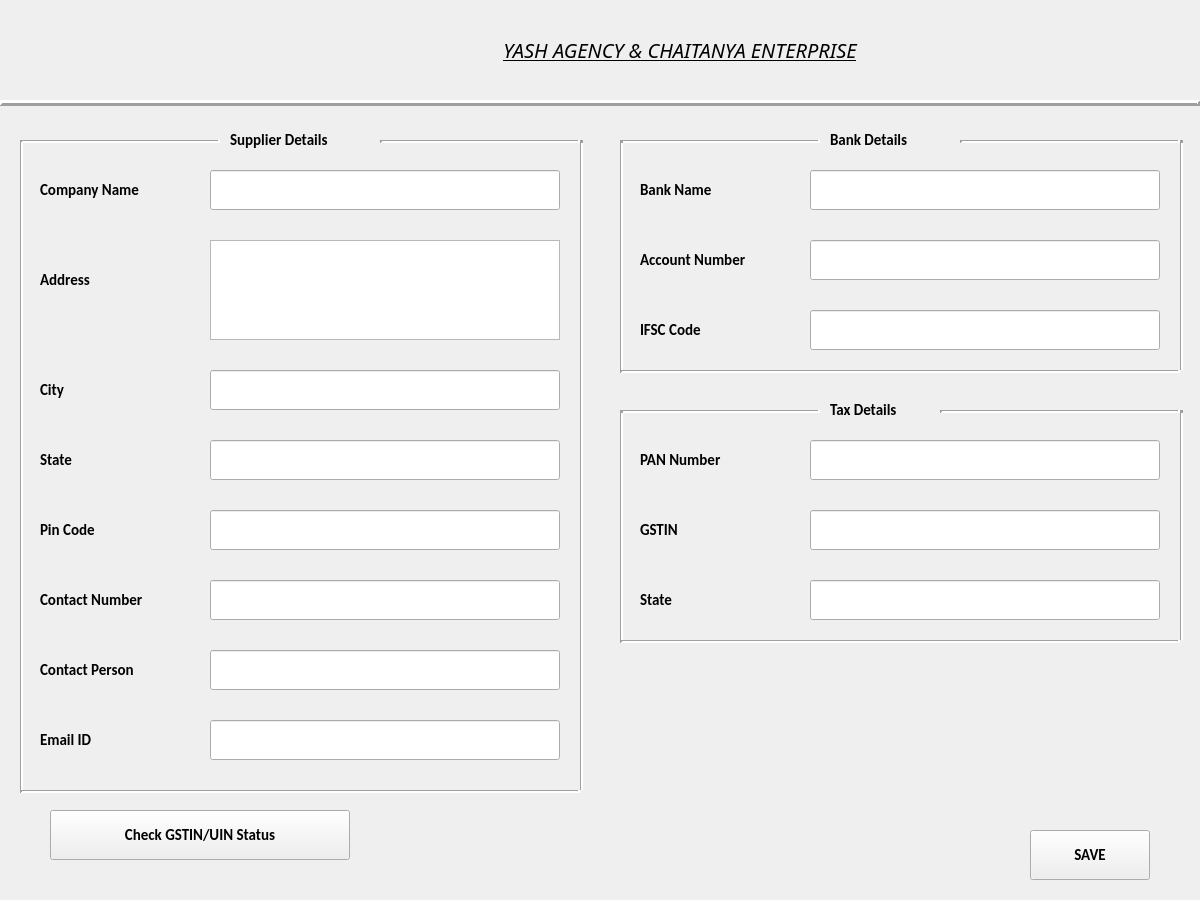
<?xml version="1.0" encoding="UTF-8"?>
<ui version="4.0">
 <class>Form</class>
 <widget class="QWidget" name="Form">
  <property name="geometry">
   <rect>
    <x>0</x>
    <y>0</y>
    <width>1200</width>
    <height>900</height>
   </rect>
  </property>
  <property name="windowTitle">
   <string>Add Supplier</string>
  </property>
  <widget class="Line" name="line">
   <property name="geometry">
    <rect>
     <x>20</x>
     <y>140</y>
     <width>3</width>
     <height>650</height>
    </rect>
   </property>
   <property name="lineWidth">
    <number>3</number>
   </property>
   <property name="orientation">
    <enum>Qt::Vertical</enum>
   </property>
  </widget>
  <widget class="QLineEdit" name="state">
   <property name="geometry">
    <rect>
     <x>210</x>
     <y>440</y>
     <width>350</width>
     <height>40</height>
    </rect>
   </property>
  </widget>
  <widget class="Line" name="line_3">
   <property name="geometry">
    <rect>
     <x>580</x>
     <y>140</y>
     <width>3</width>
     <height>650</height>
    </rect>
   </property>
   <property name="lineWidth">
    <number>3</number>
   </property>
   <property name="orientation">
    <enum>Qt::Vertical</enum>
   </property>
  </widget>
  <widget class="Line" name="line_5">
   <property name="geometry">
    <rect>
     <x>20</x>
     <y>790</y>
     <width>560</width>
     <height>3</height>
    </rect>
   </property>
   <property name="lineWidth">
    <number>3</number>
   </property>
   <property name="orientation">
    <enum>Qt::Horizontal</enum>
   </property>
  </widget>
  <widget class="QLabel" name="label_3">
   <property name="geometry">
    <rect>
     <x>40</x>
     <y>170</y>
     <width>180</width>
     <height>40</height>
    </rect>
   </property>
   <property name="font">
    <font>
     <family>Calibri</family>
     <pointsize>11</pointsize>
     <weight>75</weight>
     <bold>true</bold>
    </font>
   </property>
   <property name="text">
    <string>Company Name</string>
   </property>
  </widget>
  <widget class="QLineEdit" name="companyName">
   <property name="geometry">
    <rect>
     <x>210</x>
     <y>170</y>
     <width>350</width>
     <height>40</height>
    </rect>
   </property>
  </widget>
  <widget class="QLineEdit" name="email">
   <property name="geometry">
    <rect>
     <x>210</x>
     <y>720</y>
     <width>350</width>
     <height>40</height>
    </rect>
   </property>
  </widget>
  <widget class="QLabel" name="label_7">
   <property name="geometry">
    <rect>
     <x>40</x>
     <y>370</y>
     <width>180</width>
     <height>40</height>
    </rect>
   </property>
   <property name="font">
    <font>
     <family>Calibri</family>
     <pointsize>11</pointsize>
     <weight>75</weight>
     <bold>true</bold>
    </font>
   </property>
   <property name="text">
    <string>City</string>
   </property>
  </widget>
  <widget class="QLabel" name="label">
   <property name="geometry">
    <rect>
     <x>230</x>
     <y>120</y>
     <width>150</width>
     <height>40</height>
    </rect>
   </property>
   <property name="font">
    <font>
     <family>Calibri</family>
     <pointsize>11</pointsize>
     <weight>75</weight>
     <bold>true</bold>
    </font>
   </property>
   <property name="text">
    <string>Supplier Details</string>
   </property>
  </widget>
  <widget class="QLabel" name="label_10">
   <property name="geometry">
    <rect>
     <x>40</x>
     <y>720</y>
     <width>180</width>
     <height>40</height>
    </rect>
   </property>
   <property name="font">
    <font>
     <family>Calibri</family>
     <pointsize>11</pointsize>
     <weight>75</weight>
     <bold>true</bold>
    </font>
   </property>
   <property name="text">
    <string>Email ID</string>
   </property>
  </widget>
  <widget class="QLabel" name="label_2">
   <property name="geometry">
    <rect>
     <x>250</x>
     <y>10</y>
     <width>860</width>
     <height>80</height>
    </rect>
   </property>
   <property name="font">
    <font>
     <family>News701 BT</family>
     <pointsize>15</pointsize>
     <weight>50</weight>
     <italic>true</italic>
     <bold>false</bold>
     <underline>true</underline>
    </font>
   </property>
   <property name="text">
    <string>YASH AGENCY &amp; CHAITANYA ENTERPRISE</string>
   </property>
   <property name="scaledContents">
    <bool>true</bool>
   </property>
   <property name="alignment">
    <set>Qt::AlignCenter</set>
   </property>
   <property name="wordWrap">
    <bool>false</bool>
   </property>
  </widget>
  <widget class="QLineEdit" name="city">
   <property name="geometry">
    <rect>
     <x>210</x>
     <y>370</y>
     <width>350</width>
     <height>40</height>
    </rect>
   </property>
  </widget>
  <widget class="QLabel" name="label_8">
   <property name="geometry">
    <rect>
     <x>40</x>
     <y>260</y>
     <width>180</width>
     <height>40</height>
    </rect>
   </property>
   <property name="font">
    <font>
     <family>Calibri</family>
     <pointsize>11</pointsize>
     <weight>75</weight>
     <bold>true</bold>
    </font>
   </property>
   <property name="text">
    <string>Address</string>
   </property>
  </widget>
  <widget class="QLineEdit" name="pin">
   <property name="geometry">
    <rect>
     <x>210</x>
     <y>510</y>
     <width>350</width>
     <height>40</height>
    </rect>
   </property>
  </widget>
  <widget class="QLabel" name="label_5">
   <property name="geometry">
    <rect>
     <x>40</x>
     <y>580</y>
     <width>180</width>
     <height>40</height>
    </rect>
   </property>
   <property name="font">
    <font>
     <family>Calibri</family>
     <pointsize>11</pointsize>
     <weight>75</weight>
     <bold>true</bold>
    </font>
   </property>
   <property name="text">
    <string>Contact Number</string>
   </property>
  </widget>
  <widget class="QPushButton" name="saveButton">
   <property name="geometry">
    <rect>
     <x>1030</x>
     <y>830</y>
     <width>120</width>
     <height>50</height>
    </rect>
   </property>
   <property name="font">
    <font>
     <family>Calibri</family>
     <pointsize>11</pointsize>
     <weight>75</weight>
     <bold>true</bold>
    </font>
   </property>
   <property name="text">
    <string>SAVE</string>
   </property>
  </widget>
  <widget class="QLabel" name="label_9">
   <property name="geometry">
    <rect>
     <x>40</x>
     <y>650</y>
     <width>180</width>
     <height>40</height>
    </rect>
   </property>
   <property name="font">
    <font>
     <family>Calibri</family>
     <pointsize>11</pointsize>
     <weight>75</weight>
     <bold>true</bold>
    </font>
   </property>
   <property name="text">
    <string>Contact Person</string>
   </property>
  </widget>
  <widget class="QLabel" name="label_4">
   <property name="geometry">
    <rect>
     <x>40</x>
     <y>510</y>
     <width>180</width>
     <height>40</height>
    </rect>
   </property>
   <property name="font">
    <font>
     <family>Calibri</family>
     <pointsize>11</pointsize>
     <weight>75</weight>
     <bold>true</bold>
    </font>
   </property>
   <property name="text">
    <string>Pin Code</string>
   </property>
  </widget>
  <widget class="Line" name="line_4">
   <property name="geometry">
    <rect>
     <x>20</x>
     <y>140</y>
     <width>200</width>
     <height>3</height>
    </rect>
   </property>
   <property name="lineWidth">
    <number>3</number>
   </property>
   <property name="orientation">
    <enum>Qt::Horizontal</enum>
   </property>
  </widget>
  <widget class="QLineEdit" name="contactNo">
   <property name="geometry">
    <rect>
     <x>210</x>
     <y>580</y>
     <width>350</width>
     <height>40</height>
    </rect>
   </property>
  </widget>
  <widget class="Line" name="line_2">
   <property name="geometry">
    <rect>
     <x>0</x>
     <y>95</y>
     <width>1200</width>
     <height>16</height>
    </rect>
   </property>
   <property name="frameShadow">
    <enum>QFrame::Raised</enum>
   </property>
   <property name="lineWidth">
    <number>3</number>
   </property>
   <property name="orientation">
    <enum>Qt::Horizontal</enum>
   </property>
  </widget>
  <widget class="Line" name="line_8">
   <property name="geometry">
    <rect>
     <x>380</x>
     <y>140</y>
     <width>200</width>
     <height>3</height>
    </rect>
   </property>
   <property name="lineWidth">
    <number>3</number>
   </property>
   <property name="orientation">
    <enum>Qt::Horizontal</enum>
   </property>
  </widget>
  <widget class="QTextEdit" name="address">
   <property name="geometry">
    <rect>
     <x>210</x>
     <y>240</y>
     <width>350</width>
     <height>100</height>
    </rect>
   </property>
  </widget>
  <widget class="QLabel" name="Y_2">
   <property name="geometry">
    <rect>
     <x>0</x>
     <y>0</y>
     <width>180</width>
     <height>100</height>
    </rect>
   </property>
   <property name="text">
    <string/>
   </property>
   <property name="pixmap">
    <pixmap>../Images/yash_logo.jpeg</pixmap>
   </property>
   <property name="scaledContents">
    <bool>true</bool>
   </property>
  </widget>
  <widget class="QLineEdit" name="contactPerson">
   <property name="geometry">
    <rect>
     <x>210</x>
     <y>650</y>
     <width>350</width>
     <height>40</height>
    </rect>
   </property>
  </widget>
  <widget class="QPushButton" name="linkButton">
   <property name="geometry">
    <rect>
     <x>50</x>
     <y>810</y>
     <width>300</width>
     <height>50</height>
    </rect>
   </property>
   <property name="font">
    <font>
     <family>Calibri</family>
     <pointsize>11</pointsize>
     <weight>75</weight>
     <bold>true</bold>
    </font>
   </property>
   <property name="text">
    <string>Check GSTIN/UIN Status</string>
   </property>
  </widget>
  <widget class="QLabel" name="label_6">
   <property name="geometry">
    <rect>
     <x>40</x>
     <y>440</y>
     <width>180</width>
     <height>40</height>
    </rect>
   </property>
   <property name="font">
    <font>
     <family>Calibri</family>
     <pointsize>11</pointsize>
     <weight>75</weight>
     <bold>true</bold>
    </font>
   </property>
   <property name="text">
    <string>State</string>
   </property>
  </widget>
  <widget class="QLabel" name="label_11">
   <property name="geometry">
    <rect>
     <x>830</x>
     <y>120</y>
     <width>150</width>
     <height>40</height>
    </rect>
   </property>
   <property name="font">
    <font>
     <family>Calibri</family>
     <pointsize>11</pointsize>
     <weight>75</weight>
     <bold>true</bold>
    </font>
   </property>
   <property name="text">
    <string>Bank Details</string>
   </property>
  </widget>
  <widget class="Line" name="line_9">
   <property name="geometry">
    <rect>
     <x>960</x>
     <y>140</y>
     <width>220</width>
     <height>3</height>
    </rect>
   </property>
   <property name="lineWidth">
    <number>3</number>
   </property>
   <property name="orientation">
    <enum>Qt::Horizontal</enum>
   </property>
  </widget>
  <widget class="Line" name="line_6">
   <property name="geometry">
    <rect>
     <x>620</x>
     <y>140</y>
     <width>200</width>
     <height>3</height>
    </rect>
   </property>
   <property name="lineWidth">
    <number>3</number>
   </property>
   <property name="orientation">
    <enum>Qt::Horizontal</enum>
   </property>
  </widget>
  <widget class="Line" name="line_7">
   <property name="geometry">
    <rect>
     <x>620</x>
     <y>140</y>
     <width>3</width>
     <height>230</height>
    </rect>
   </property>
   <property name="lineWidth">
    <number>3</number>
   </property>
   <property name="orientation">
    <enum>Qt::Vertical</enum>
   </property>
  </widget>
  <widget class="Line" name="line_10">
   <property name="geometry">
    <rect>
     <x>1180</x>
     <y>140</y>
     <width>3</width>
     <height>230</height>
    </rect>
   </property>
   <property name="lineWidth">
    <number>3</number>
   </property>
   <property name="orientation">
    <enum>Qt::Vertical</enum>
   </property>
  </widget>
  <widget class="Line" name="line_11">
   <property name="geometry">
    <rect>
     <x>620</x>
     <y>370</y>
     <width>560</width>
     <height>3</height>
    </rect>
   </property>
   <property name="lineWidth">
    <number>3</number>
   </property>
   <property name="orientation">
    <enum>Qt::Horizontal</enum>
   </property>
  </widget>
  <widget class="QLineEdit" name="bankName">
   <property name="geometry">
    <rect>
     <x>810</x>
     <y>170</y>
     <width>350</width>
     <height>40</height>
    </rect>
   </property>
  </widget>
  <widget class="QLineEdit" name="accountNo">
   <property name="geometry">
    <rect>
     <x>810</x>
     <y>240</y>
     <width>350</width>
     <height>40</height>
    </rect>
   </property>
  </widget>
  <widget class="QLineEdit" name="ifsc">
   <property name="geometry">
    <rect>
     <x>810</x>
     <y>310</y>
     <width>350</width>
     <height>40</height>
    </rect>
   </property>
  </widget>
  <widget class="QLabel" name="label_12">
   <property name="geometry">
    <rect>
     <x>640</x>
     <y>240</y>
     <width>180</width>
     <height>40</height>
    </rect>
   </property>
   <property name="font">
    <font>
     <family>Calibri</family>
     <pointsize>11</pointsize>
     <weight>75</weight>
     <bold>true</bold>
    </font>
   </property>
   <property name="text">
    <string>Account Number</string>
   </property>
  </widget>
  <widget class="QLabel" name="label_13">
   <property name="geometry">
    <rect>
     <x>640</x>
     <y>170</y>
     <width>180</width>
     <height>40</height>
    </rect>
   </property>
   <property name="font">
    <font>
     <family>Calibri</family>
     <pointsize>11</pointsize>
     <weight>75</weight>
     <bold>true</bold>
    </font>
   </property>
   <property name="text">
    <string>Bank Name</string>
   </property>
  </widget>
  <widget class="QLabel" name="label_14">
   <property name="geometry">
    <rect>
     <x>640</x>
     <y>310</y>
     <width>180</width>
     <height>40</height>
    </rect>
   </property>
   <property name="font">
    <font>
     <family>Calibri</family>
     <pointsize>11</pointsize>
     <weight>75</weight>
     <bold>true</bold>
    </font>
   </property>
   <property name="text">
    <string>IFSC Code</string>
   </property>
  </widget>
  <widget class="QLabel" name="label_15">
   <property name="geometry">
    <rect>
     <x>640</x>
     <y>510</y>
     <width>180</width>
     <height>40</height>
    </rect>
   </property>
   <property name="font">
    <font>
     <family>Calibri</family>
     <pointsize>11</pointsize>
     <weight>75</weight>
     <bold>true</bold>
    </font>
   </property>
   <property name="text">
    <string>GSTIN</string>
   </property>
  </widget>
  <widget class="QLineEdit" name="panNo">
   <property name="geometry">
    <rect>
     <x>810</x>
     <y>440</y>
     <width>350</width>
     <height>40</height>
    </rect>
   </property>
  </widget>
  <widget class="QLabel" name="label_16">
   <property name="geometry">
    <rect>
     <x>640</x>
     <y>580</y>
     <width>180</width>
     <height>40</height>
    </rect>
   </property>
   <property name="font">
    <font>
     <family>Calibri</family>
     <pointsize>11</pointsize>
     <weight>75</weight>
     <bold>true</bold>
    </font>
   </property>
   <property name="text">
    <string>State</string>
   </property>
  </widget>
  <widget class="Line" name="line_12">
   <property name="geometry">
    <rect>
     <x>1180</x>
     <y>410</y>
     <width>3</width>
     <height>230</height>
    </rect>
   </property>
   <property name="lineWidth">
    <number>3</number>
   </property>
   <property name="orientation">
    <enum>Qt::Vertical</enum>
   </property>
  </widget>
  <widget class="QLabel" name="label_17">
   <property name="geometry">
    <rect>
     <x>830</x>
     <y>390</y>
     <width>150</width>
     <height>40</height>
    </rect>
   </property>
   <property name="font">
    <font>
     <family>Calibri</family>
     <pointsize>11</pointsize>
     <weight>75</weight>
     <bold>true</bold>
    </font>
   </property>
   <property name="text">
    <string>Tax Details</string>
   </property>
  </widget>
  <widget class="Line" name="line_13">
   <property name="geometry">
    <rect>
     <x>620</x>
     <y>410</y>
     <width>200</width>
     <height>3</height>
    </rect>
   </property>
   <property name="lineWidth">
    <number>3</number>
   </property>
   <property name="orientation">
    <enum>Qt::Horizontal</enum>
   </property>
  </widget>
  <widget class="QLineEdit" name="gstin">
   <property name="geometry">
    <rect>
     <x>810</x>
     <y>510</y>
     <width>350</width>
     <height>40</height>
    </rect>
   </property>
  </widget>
  <widget class="Line" name="line_14">
   <property name="geometry">
    <rect>
     <x>620</x>
     <y>410</y>
     <width>3</width>
     <height>230</height>
    </rect>
   </property>
   <property name="lineWidth">
    <number>3</number>
   </property>
   <property name="orientation">
    <enum>Qt::Vertical</enum>
   </property>
  </widget>
  <widget class="Line" name="line_15">
   <property name="geometry">
    <rect>
     <x>940</x>
     <y>410</y>
     <width>240</width>
     <height>3</height>
    </rect>
   </property>
   <property name="lineWidth">
    <number>3</number>
   </property>
   <property name="orientation">
    <enum>Qt::Horizontal</enum>
   </property>
  </widget>
  <widget class="QLineEdit" name="taxState">
   <property name="geometry">
    <rect>
     <x>810</x>
     <y>580</y>
     <width>350</width>
     <height>40</height>
    </rect>
   </property>
  </widget>
  <widget class="Line" name="line_16">
   <property name="geometry">
    <rect>
     <x>620</x>
     <y>640</y>
     <width>560</width>
     <height>3</height>
    </rect>
   </property>
   <property name="lineWidth">
    <number>3</number>
   </property>
   <property name="orientation">
    <enum>Qt::Horizontal</enum>
   </property>
  </widget>
  <widget class="QLabel" name="label_18">
   <property name="geometry">
    <rect>
     <x>640</x>
     <y>440</y>
     <width>180</width>
     <height>40</height>
    </rect>
   </property>
   <property name="font">
    <font>
     <family>Calibri</family>
     <pointsize>11</pointsize>
     <weight>75</weight>
     <bold>true</bold>
    </font>
   </property>
   <property name="text">
    <string>PAN Number</string>
   </property>
  </widget>
 </widget>
 <resources/>
 <connections/>
</ui>
